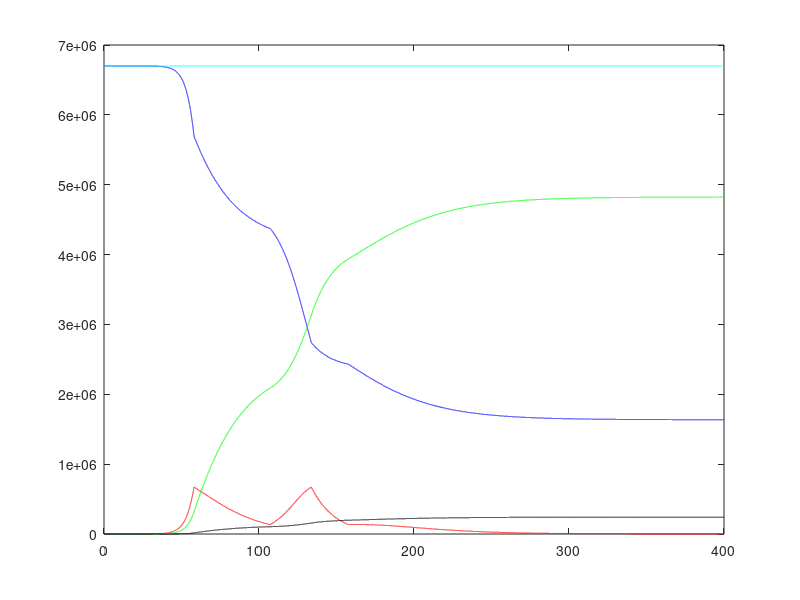

Recreate this plot in MATLAB.
clear all;

N = 6.7*10^6; %population
Ri = 3.4; % le r0 de l'épidémie
Ti = 10; %temps de guérison
Mi = 0.05; %taux de mortalité

%conditions initiales pour S, I, R
S0 = (N-1)/N;
I0 = (1)/N;
R0 = (0)/N;
M0 = (0)/N;

X = [S0, I0, R0, M0];

%%% X'(t) = f(X) %%%
alpha = Ri/Ti;
beta = 1/Ti;
delta = Mi/Ti;
f = @(X) [-alpha*X(1)*X(2), alpha*X(1)*X(2) - (beta+delta)*X(2) , beta*X(2), delta*X(2)];
bool_confinement = 0;

%%%%%
T = 400; %temps
h = 0.01; %%pas de temps

for i=1:T/h,
    
    if (X(2) > 0.1 && bool_confinement == 0) %%déclenchement confinement si plus de 10% malades
        %dimunition du R0%
        Ri = 1;
        alpha = Ri/Ti;
        f = @(X) [-alpha*X(1)*X(2), alpha*X(1)*X(2) - (beta+delta)*X(2) , beta*X(2), delta*X(2)];
        bool_confinement = 1;
    elseif (X(2) < 0.02 && bool_confinement == 1) %%arrêt confinement si moins de 2% malades
        %augmentation du R0%
        Ri = 3;
        alpha = Ri/Ti;
        f = @(X) [-alpha*X(1)*X(2), alpha*X(1)*X(2) - (beta+delta)*X(2) , beta*X(2), delta*X(2)];
        bool_confinement = 0;
    end
    %%%%%%%%%%
    k = X + h*f(X);
    X = X + h*(f(X)+f(k))/2;
    
    %%%%%%%%%%
    S(i) = X(1);
    I(i) = X(2);
    R(i) = X(3);
    M(i) = X(4);
    pop_total(i) = X(1) + X(2) + X(3) + X(4);
    t(i) = i*h;
end

figure('Name','Epidemie avec confinement');
clf;
plot(t, N*S, 'b');
hold on;
plot(t, N*I, 'r');
plot (t, N*R, 'g');
plot (t, N*M, 'k');
plot (t, N*pop_total, 'c');